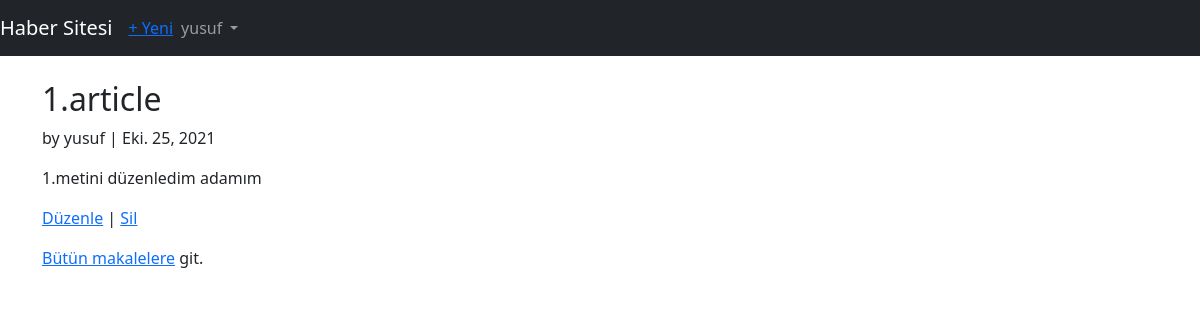
/articles/1/ (signed in), run on the app's committed database.
### users/models.py (models this page shows)
class CustomUser(AbstractUser):
    age=models.PositiveBigIntegerField(null=True,blank=True)

### articles/models.py (models this page shows, shortened)
class Article(models.Model):
    title= models.CharField(max_length=250,verbose_name='başlık')
    body=models.TextField(verbose_name='Metin')
    date=models.DateField(auto_now_add=True,verbose_name='Tarih')
    author=models.ForeignKey(get_user_model(),on_delete=models.CASCADE,
    verbose_name='Yazar')

### articles/views.py (the view)
# urls.py: path('<int:pk>/',ArticleDetailView.as_view(), name='article_detail'),
class ArticleDetailView(LoginRequiredMixin, DetailView):
    model = Article
    template_name = "article_detail.html"
    login_url='login'

### users/templates/article_detail.html
{% extends 'base.html' %}
{% block content %}
<div class="article-entry">
	<h2>{{ object.title }}</h2>
	<p>by {{ object.author }} | {{ object.date }}</p>
	<p>{{ object.body }}</p>
	</div>
	<p><a href="{% url 'article_edit' article.pk %}">Düzenle</a> |
		<a href="{% url 'article_delete' article.pk %}">Sil</a></p>
	<p><a href="{% url 'article_list' %}">Bütün makalelere</a> git.</p>
{% endblock content %}

### users/templates/base.html (shortened to what this page needs)
{% load static %}
<html>
<head>
	<link rel='stylesheet' href="{% static 'css/bootstrap.min.css' %}">
</head>
<body>
	<nav class="navbar navbar-expand-md navbar-dark bg-dark mb-4">
		<a class="navbar-brand" href="{% url 'home' %}">Haber Sitesi</a>
	<div class="collapse navbar-collapse" id="navbarCollapse">
		{% if user.is_authenticated %}
			<ul class="navbar-nav mr-auto">
				<li class="nav-item"><a href="{% url 'article_new' %}">+ Yeni</a></li>
			</ul>
			<ul class="navbar-nav ml-auto">
				<li class="nav-item">
					<a class="nav-link dropdown-toggle" href="#" id="userMenu"
						data-toggle="dropdown" aria-haspopup="true"
						aria-expanded="false">
						{{ user.username }}
					</a>
				</li>
			</ul>
		{% endif %}
	</div>
	</nav>
	<div class="container">
		{% block content %}
		{% endblock content %}
	</div>
</body>
</html>

### data on the page
CustomUser: username "yusuf"
Article: title "1.article", author "yusuf", date "Eki. 25, 2021", body "1.metini düzenledim adamım"
